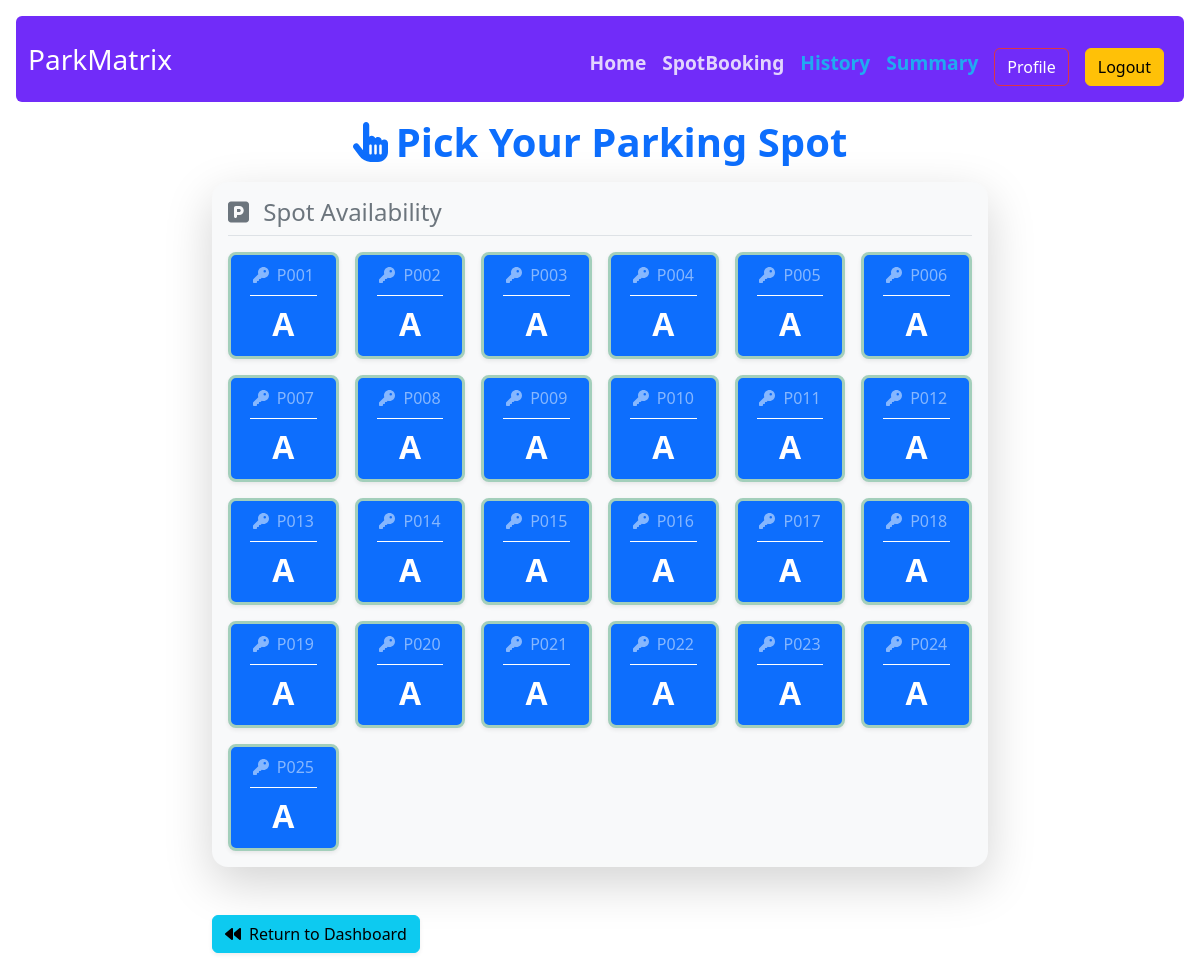
Page /book_spot/1 (signed in) on the earlier database version.
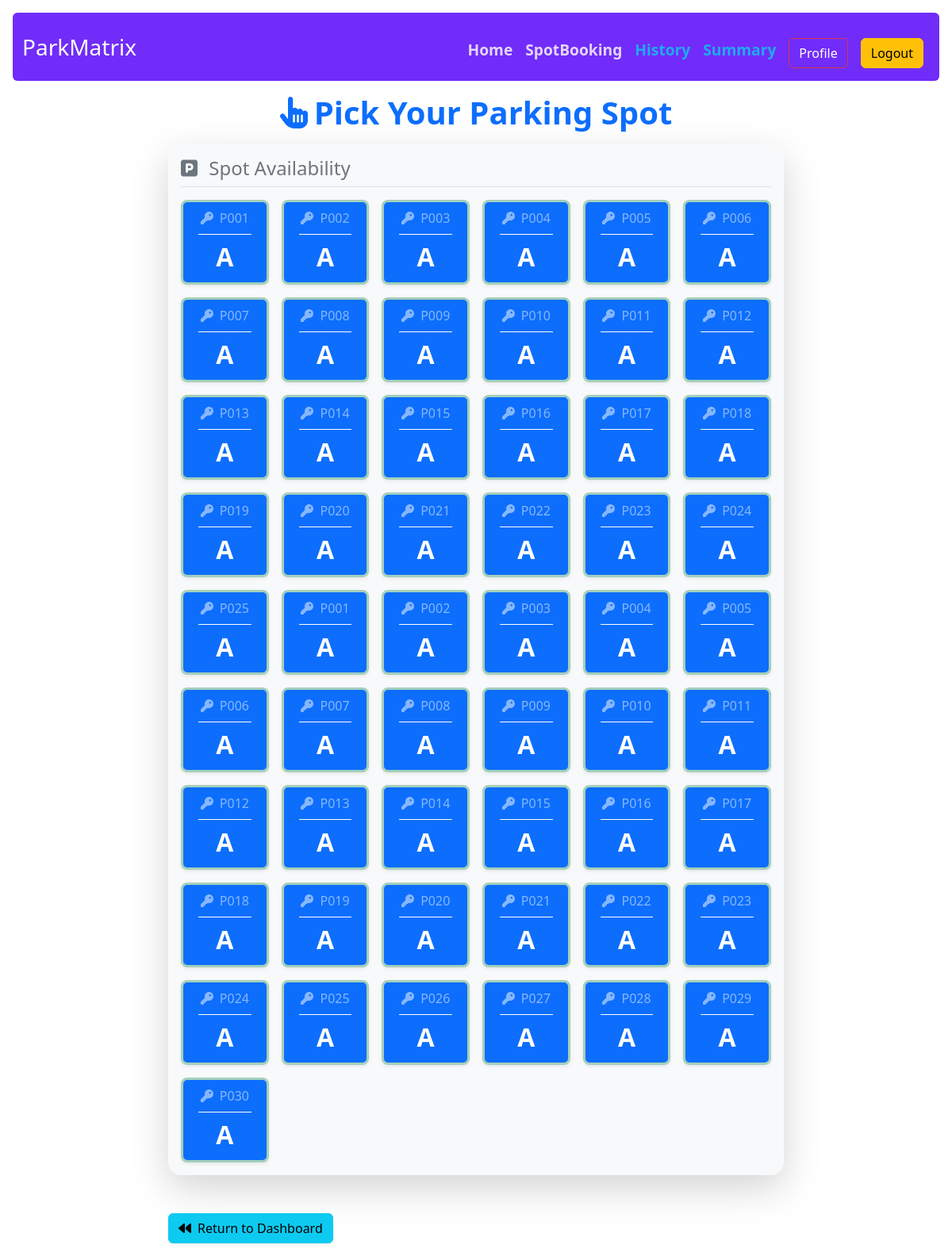
Same page on the later database version.
### models.py (models this page shows)
class ParkingSpot(db.Model):
    id = db.Column(db.Integer , primary_key = True)
    lot_id = db.Column(db.Integer, db.ForeignKey(ParkingLot.id), nullable = False)
    occupied_status = db.Column(db.Boolean , nullable = False , default = False)
    spot_number = db.Column(db.String(6), nullable = False)
    is_active = db.Column(db.Boolean,default=True,nullable = False)
    booked_spots = db.relationship("Bookedspot", backref="parking_spot", lazy=True)

### routes.py (the view)
@app.route('/book_spot/<int:lot_id>')
@auth_required
def book_spot(lot_id):
    user = User.query.get(session['user_id'])
    if Bookedspot.query.filter_by(user_id=user.id, vehicle_released=False).first():
        flash("You already have an active booking.")
        return redirect(url_for('user_dashboard'))
    spots = ParkingSpot.query.filter_by(lot_id=lot_id).all()
    if not spots:
        flash("Invalid lot or no spots available.")
        return redirect(url_for('user_dashboard'))
    return render_template('lots_list.html', spots=spots)

### routes.py (called while the page is built)
@app.context_processor
def inject_user():
    user = None
    if 'user_id' in session:
        user = User.query.get(session['user_id'])
    return dict(user=user)

def auth_required(func):
    @wraps(func)
    def inner(*args, **kwargs):
        if 'user_id' in session:
            return func(*args, **kwargs)
        else:
            flash("Please log in first.")
            return redirect(url_for('login'))
    return inner

### templates/lots_list.html (shortened to what this page needs)
{% extends 'layout.html' %}
{% block content %}
<div class="container-fluid my-3">
    <h1 class="text-center text-primary fw-bold mb-3"><i class="fa-solid fa-hand-pointer me-2"></i>Pick Your Parking Spot</h1>
    <div class="row justify-content-center">
        <div class="col-12 col-md-10 col-lg-8">
            <div class="p-3 bg-light rounded-4 shadow-lg mb-3">
                <h2 class="text-start fs-4 mb-3 border-bottom pb-2 text-secondary">
                    <i class="fa-solid fa-square-parking me-2"></i> Spot Availability
                </h2>
                <div class="row row-cols-3 row-cols-md-4 row-cols-lg-6 g-3 justify-content-start">
                    {% for spot in spots %}
                        <div class="col">
                            {% if not spot.occupied_status %}
                                <a href="{{ url_for('book_this_spot', spot_id = spot.id) }}" class="text-decoration-none d-block h-100">
                                    <button type="button" class="btn btn-primary w-100 h-100 shadow-sm border border-3 border-success-subtle rounded-3 d-flex flex-column align-items-center justify-content-between p-2">
                                        <p class="fs-6 text-white-50 fw-light mb-1"><i class="fa-solid fa-key me-1"></i> {{ spot.spot_number }}</p>
                                        <div class="w-75 border-bottom border-1 border-white my-1"></div>
                                        <p class="fs-2 fw-bold mb-0">A</p>
                                    </button>
                                </a>
                            {% endif %}
                        </div>
                    {% endfor %}
                </div>
            </div>
            <div class="text-start mt-5">
                <a href="{{ url_for('return_to_dashboard') }}" class="btn btn-info shadow-sm">
                    <i class="fa-solid fa-backward me-2"></i>Return to Dashboard
                </a>
            </div>
        </div>
    </div>
</div>
{% endblock %}

Differences in the rows shown:
now on this page (row edited): ParkingSpot: spot_number "P001"
now on this page (row edited): ParkingSpot: spot_number "P002"
now on this page (row edited): ParkingSpot: spot_number "P003"
now on this page (row edited): ParkingSpot: spot_number "P004"
now on this page (row edited): ParkingSpot: spot_number "P005"
now on this page (row edited): ParkingSpot: spot_number "P006"
now on this page (row edited): ParkingSpot: spot_number "P007"
now on this page (row edited): ParkingSpot: spot_number "P008"
now on this page (row edited): ParkingSpot: spot_number "P009"
now on this page (row edited): ParkingSpot: spot_number "P010"
now on this page (row edited): ParkingSpot: spot_number "P011"
now on this page (row edited): ParkingSpot: spot_number "P012"
now on this page (row edited): ParkingSpot: spot_number "P013"
now on this page (row edited): ParkingSpot: spot_number "P014"
now on this page (row edited): ParkingSpot: spot_number "P015"
now on this page (row edited): ParkingSpot: spot_number "P016"
now on this page (row edited): ParkingSpot: spot_number "P017"
now on this page (row edited): ParkingSpot: spot_number "P018"
now on this page (row edited): ParkingSpot: spot_number "P019"
now on this page (row edited): ParkingSpot: spot_number "P020"
now on this page (row edited): ParkingSpot: spot_number "P021"
now on this page (row edited): ParkingSpot: spot_number "P022"
now on this page (row edited): ParkingSpot: spot_number "P023"
now on this page (row edited): ParkingSpot: spot_number "P024"
now on this page (row edited): ParkingSpot: spot_number "P025"
now on this page (row edited): ParkingSpot: spot_number "P026"
now on this page (row edited): ParkingSpot: spot_number "P027"
now on this page (row edited): ParkingSpot: spot_number "P028"
now on this page (row edited): ParkingSpot: spot_number "P029"
now on this page (row edited): ParkingSpot: spot_number "P030"
